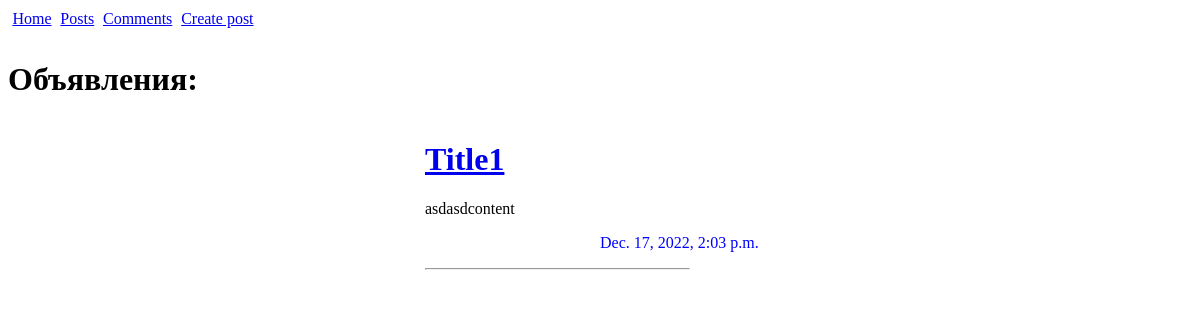
/announce/, run on an earlier commit of the app's database.
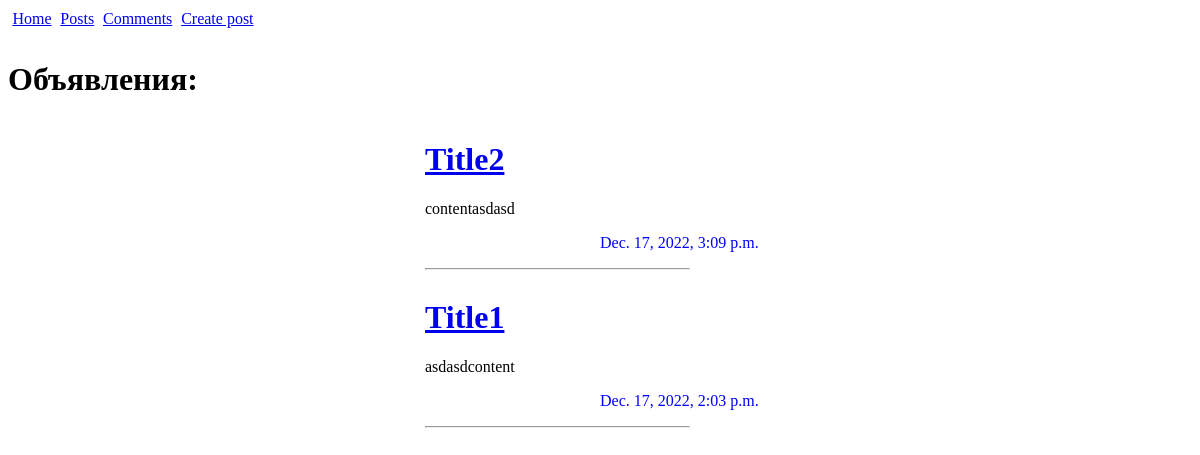
And on a later commit of the database.
### app/models.py (models this page shows, shortened)
class Announcement(models.Model):
    Announcement_author = models.ForeignKey(MyUser, on_delete=models.CASCADE)
    Creation_date = models.DateTimeField(auto_now_add=True)
    Announcement_title = models.CharField(max_length=255)
    Announcement_text = models.TextField(default='content')
    CHOICES = (
        ('Tank', 'Танки'),
        ('Heal', 'Хилы'),
        ('DD', 'ДД'),
        ('Sales', 'Торговецы'),
        ('GM', 'Гилдмастеры'),
        ('QG', 'Квестгиверы'),
        ('BS', 'Кузнецы'),
        ('PS', 'Кожевники'),
        ('Potions', 'Зельевары'),
        ('Magic', 'Мастера заклинаний'),
    )
    Category = models.CharField(max_length=300, choices = CHOICES)

### app/views.py (the view)
# urls.py: path('', AnnouncementList.as_view()),
class AnnouncementList(ListView):
    model = Announcement
    template_name = 'announce/announce.html'
    context_object_name = 'Announcement'
    ordering = ['-Creation_date']
    paginate_by = 10
    form_class = AnnouncementForm
    queryset = Announcement.objects.all()
    def get_context_data(self, **kwargs):
        context = super().get_context_data(**kwargs)
        return context

### app/templates/announce/announce.html
{% extends 'base.html' %}
{% block content %}
    <h1>Объявления: </h1>
    <div class="announce">
        {% for Announce in Announcement %}
            <div class = "announce-item">
                <a href="{{Announce.id}}"><h1>{{ Announce.Announcement_title }}</h1></a>
                <p>{{ Announce.Announcement_text|linebreaksbr }}</p>
                <p>{{ Announce.Creation_date }}</p>
                <hr style="width:75%;text-align:left;margin-left:0">
            </div>
        {% endfor %}
    </div>
{% endblock %}

What changed in the data, as far as the page shows it:
added Announcement: Announcement_title "Title2", Announcement_text "contentasdasd", Creation_date "Dec. 17, 2022, 3:09 p.m."
